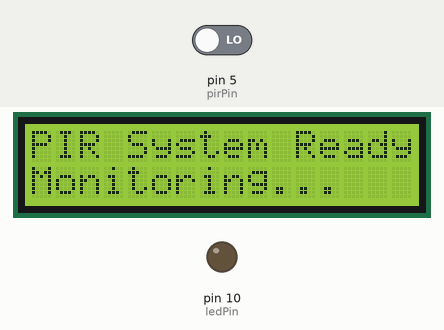
Recording of a sketch running on a simulated Arduino Uno, built with avr-gcc and run on an emulated ATmega328P. On the bench: 16×2 character LCD, output pins drawn as LEDs (lit = HIGH). The test bench sets the inputs (shaded band); at power-on: pin 5 (pirPin) LOW. What the sketch prints to the serial monitor is not drawn.

Above: at 1.2 s.
1.3 s: pin 5 (pirPin) driven HIGH
At 2.4 s:
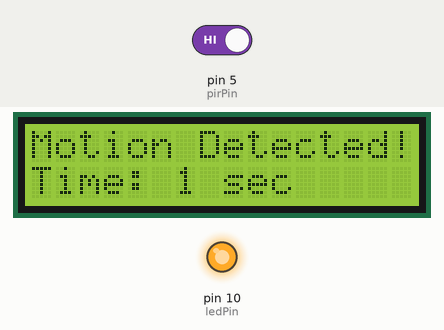
3.0 s: pin 5 (pirPin) driven LOW
At 4.3 s:
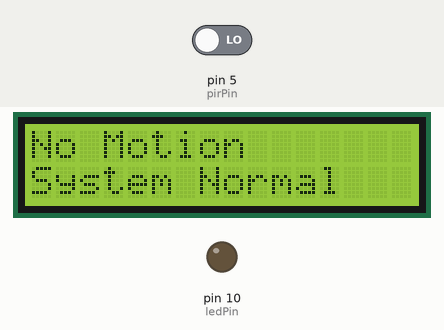
4.6 s: pin 5 (pirPin) driven HIGH
At 5.6 s:
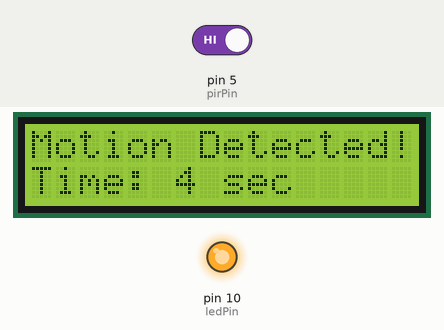
Timing chart, 0 to 7.6 s (numbered marks = the images above; inputs shaded):
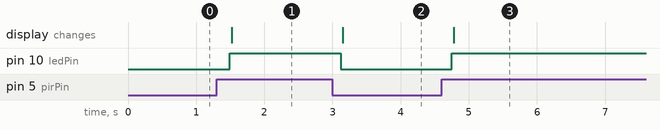

The sketch:

pir_sensor.ino
```cpp
// PIR Motion Detection with LCD Display
// Author: Mahesh
// PIR connected to Digital Pin 5
// LED connected to Digital Pin 10
// LCD I2C Address: 0x27 (Change to 0x3F if needed)

#include <Wire.h>
#include <LiquidCrystal_I2C.h>

// Pin Definitions
const int pirPin = 5;
const int ledPin = 10;

// LCD Setup (16x2 Display)
LiquidCrystal_I2C lcd(0x27, 16, 2);

// Variables
int pirState = LOW;
int lastPirState = LOW;

void setup() {
  pinMode(pirPin, INPUT);
  pinMode(ledPin, OUTPUT);

  Serial.begin(9600);

  lcd.init();
  lcd.backlight();

  lcd.setCursor(0, 0);
  lcd.print("PIR System Ready");
  lcd.setCursor(0, 1);
  lcd.print("Monitoring...");
}

void loop() {

  pirState = digitalRead(pirPin);

  // Motion Detected
  if (pirState == HIGH && lastPirState == LOW) {

    digitalWrite(ledPin, HIGH);
    Serial.println("Motion Detected!");

    lcd.clear();
    lcd.setCursor(0, 0);
    lcd.print("Motion Detected!");
    lcd.setCursor(0, 1);
    lcd.print("Time: ");
    lcd.print(millis() / 1000);
    lcd.print(" sec");

    lastPirState = HIGH;
  }

  // Motion Ended
  else if (pirState == LOW && lastPirState == HIGH) {

    digitalWrite(ledPin, LOW);
    Serial.println("No Motion");

    lcd.clear();
    lcd.setCursor(0, 0);
    lcd.print("No Motion");
    lcd.setCursor(0, 1);
    lcd.print("System Normal");

    lastPirState = LOW;
  }

  delay(200);   // Small delay for PIR stability
}
```

Measured:
- after the input at 1.3 s, pin 10 (ledPin): LOW → HIGH after 0.19 s; the display: changes after 0.22 s (image 1)
- after the input at 3.0 s, pin 10 (ledPin): HIGH → LOW after 0.12 s; the display: changes after 0.15 s (image 2)
- after the input at 4.6 s, pin 10 (ledPin): LOW → HIGH after 0.15 s; the display: changes after 0.18 s (image 3)
